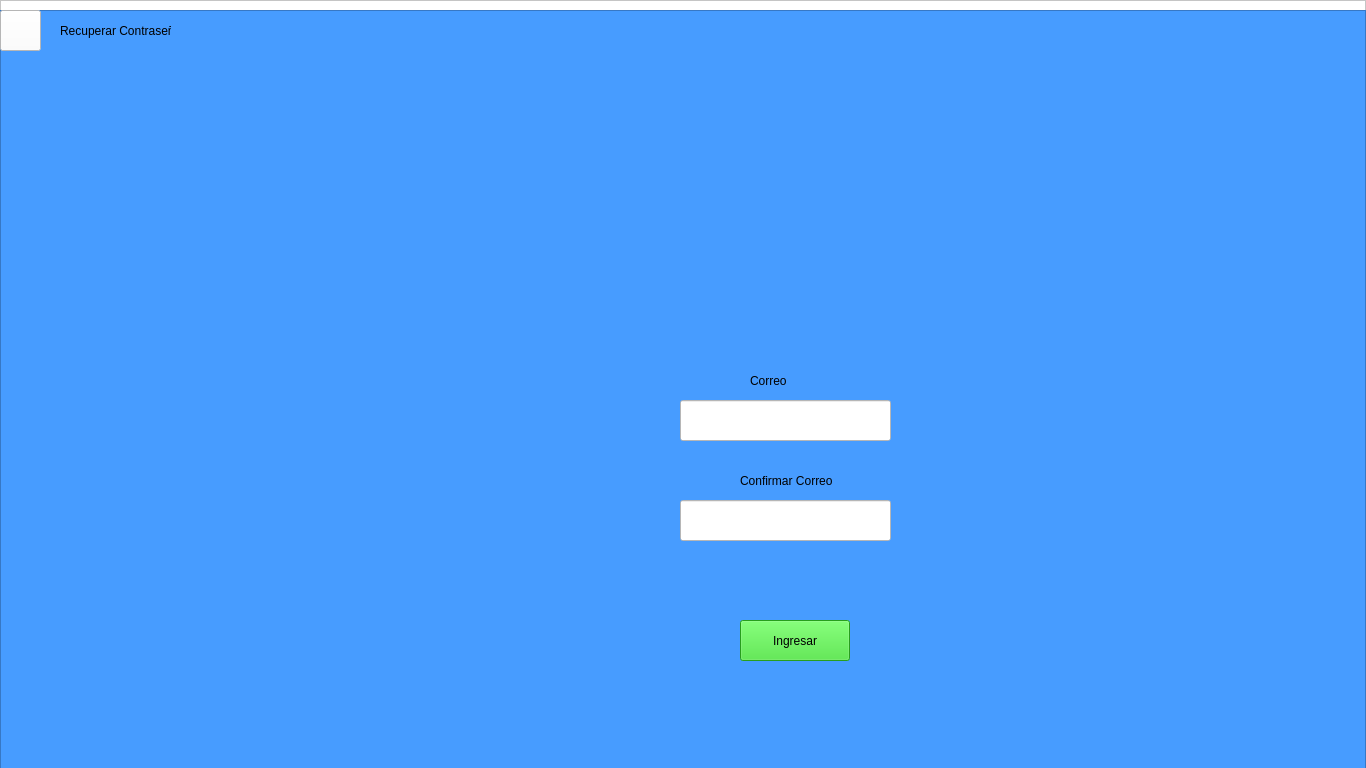
<?xml version="1.0" encoding="UTF-8"?>
<ui version="4.0">
 <class>MainWindow</class>
 <widget class="QMainWindow" name="MainWindow">
  <property name="geometry">
   <rect>
    <x>0</x>
    <y>0</y>
    <width>1366</width>
    <height>768</height>
   </rect>
  </property>
  <property name="windowTitle">
   <string>MainWindow</string>
  </property>
  <widget class="QWidget" name="centralwidget">
   <widget class="QFrame" name="frame">
    <property name="geometry">
     <rect>
      <x>0</x>
      <y>0</y>
      <width>1366</width>
      <height>768</height>
     </rect>
    </property>
    <property name="palette">
     <palette>
      <active>
       <colorrole role="WindowText">
        <brush brushstyle="SolidPattern">
         <color alpha="255">
          <red>0</red>
          <green>0</green>
          <blue>0</blue>
         </color>
        </brush>
       </colorrole>
       <colorrole role="Button">
        <brush brushstyle="SolidPattern">
         <color alpha="255">
          <red>255</red>
          <green>255</green>
          <blue>255</blue>
         </color>
        </brush>
       </colorrole>
       <colorrole role="Light">
        <brush brushstyle="SolidPattern">
         <color alpha="255">
          <red>255</red>
          <green>255</green>
          <blue>255</blue>
         </color>
        </brush>
       </colorrole>
       <colorrole role="Midlight">
        <brush brushstyle="SolidPattern">
         <color alpha="255">
          <red>255</red>
          <green>255</green>
          <blue>255</blue>
         </color>
        </brush>
       </colorrole>
       <colorrole role="Dark">
        <brush brushstyle="SolidPattern">
         <color alpha="255">
          <red>127</red>
          <green>127</green>
          <blue>127</blue>
         </color>
        </brush>
       </colorrole>
       <colorrole role="Mid">
        <brush brushstyle="SolidPattern">
         <color alpha="255">
          <red>170</red>
          <green>170</green>
          <blue>170</blue>
         </color>
        </brush>
       </colorrole>
       <colorrole role="Text">
        <brush brushstyle="SolidPattern">
         <color alpha="255">
          <red>0</red>
          <green>0</green>
          <blue>0</blue>
         </color>
        </brush>
       </colorrole>
       <colorrole role="BrightText">
        <brush brushstyle="SolidPattern">
         <color alpha="255">
          <red>255</red>
          <green>255</green>
          <blue>255</blue>
         </color>
        </brush>
       </colorrole>
       <colorrole role="ButtonText">
        <brush brushstyle="SolidPattern">
         <color alpha="255">
          <red>0</red>
          <green>0</green>
          <blue>0</blue>
         </color>
        </brush>
       </colorrole>
       <colorrole role="Base">
        <brush brushstyle="SolidPattern">
         <color alpha="255">
          <red>255</red>
          <green>255</green>
          <blue>255</blue>
         </color>
        </brush>
       </colorrole>
       <colorrole role="Window">
        <brush brushstyle="SolidPattern">
         <color alpha="255">
          <red>255</red>
          <green>255</green>
          <blue>255</blue>
         </color>
        </brush>
       </colorrole>
       <colorrole role="Shadow">
        <brush brushstyle="SolidPattern">
         <color alpha="255">
          <red>0</red>
          <green>0</green>
          <blue>0</blue>
         </color>
        </brush>
       </colorrole>
       <colorrole role="AlternateBase">
        <brush brushstyle="SolidPattern">
         <color alpha="255">
          <red>255</red>
          <green>255</green>
          <blue>255</blue>
         </color>
        </brush>
       </colorrole>
       <colorrole role="ToolTipBase">
        <brush brushstyle="SolidPattern">
         <color alpha="255">
          <red>255</red>
          <green>255</green>
          <blue>220</blue>
         </color>
        </brush>
       </colorrole>
       <colorrole role="ToolTipText">
        <brush brushstyle="SolidPattern">
         <color alpha="255">
          <red>0</red>
          <green>0</green>
          <blue>0</blue>
         </color>
        </brush>
       </colorrole>
       <colorrole role="PlaceholderText">
        <brush brushstyle="SolidPattern">
         <color alpha="128">
          <red>0</red>
          <green>0</green>
          <blue>0</blue>
         </color>
        </brush>
       </colorrole>
      </active>
      <inactive>
       <colorrole role="WindowText">
        <brush brushstyle="SolidPattern">
         <color alpha="255">
          <red>0</red>
          <green>0</green>
          <blue>0</blue>
         </color>
        </brush>
       </colorrole>
       <colorrole role="Button">
        <brush brushstyle="SolidPattern">
         <color alpha="255">
          <red>255</red>
          <green>255</green>
          <blue>255</blue>
         </color>
        </brush>
       </colorrole>
       <colorrole role="Light">
        <brush brushstyle="SolidPattern">
         <color alpha="255">
          <red>255</red>
          <green>255</green>
          <blue>255</blue>
         </color>
        </brush>
       </colorrole>
       <colorrole role="Midlight">
        <brush brushstyle="SolidPattern">
         <color alpha="255">
          <red>255</red>
          <green>255</green>
          <blue>255</blue>
         </color>
        </brush>
       </colorrole>
       <colorrole role="Dark">
        <brush brushstyle="SolidPattern">
         <color alpha="255">
          <red>127</red>
          <green>127</green>
          <blue>127</blue>
         </color>
        </brush>
       </colorrole>
       <colorrole role="Mid">
        <brush brushstyle="SolidPattern">
         <color alpha="255">
          <red>170</red>
          <green>170</green>
          <blue>170</blue>
         </color>
        </brush>
       </colorrole>
       <colorrole role="Text">
        <brush brushstyle="SolidPattern">
         <color alpha="255">
          <red>0</red>
          <green>0</green>
          <blue>0</blue>
         </color>
        </brush>
       </colorrole>
       <colorrole role="BrightText">
        <brush brushstyle="SolidPattern">
         <color alpha="255">
          <red>255</red>
          <green>255</green>
          <blue>255</blue>
         </color>
        </brush>
       </colorrole>
       <colorrole role="ButtonText">
        <brush brushstyle="SolidPattern">
         <color alpha="255">
          <red>0</red>
          <green>0</green>
          <blue>0</blue>
         </color>
        </brush>
       </colorrole>
       <colorrole role="Base">
        <brush brushstyle="SolidPattern">
         <color alpha="255">
          <red>255</red>
          <green>255</green>
          <blue>255</blue>
         </color>
        </brush>
       </colorrole>
       <colorrole role="Window">
        <brush brushstyle="SolidPattern">
         <color alpha="255">
          <red>255</red>
          <green>255</green>
          <blue>255</blue>
         </color>
        </brush>
       </colorrole>
       <colorrole role="Shadow">
        <brush brushstyle="SolidPattern">
         <color alpha="255">
          <red>0</red>
          <green>0</green>
          <blue>0</blue>
         </color>
        </brush>
       </colorrole>
       <colorrole role="AlternateBase">
        <brush brushstyle="SolidPattern">
         <color alpha="255">
          <red>255</red>
          <green>255</green>
          <blue>255</blue>
         </color>
        </brush>
       </colorrole>
       <colorrole role="ToolTipBase">
        <brush brushstyle="SolidPattern">
         <color alpha="255">
          <red>255</red>
          <green>255</green>
          <blue>220</blue>
         </color>
        </brush>
       </colorrole>
       <colorrole role="ToolTipText">
        <brush brushstyle="SolidPattern">
         <color alpha="255">
          <red>0</red>
          <green>0</green>
          <blue>0</blue>
         </color>
        </brush>
       </colorrole>
       <colorrole role="PlaceholderText">
        <brush brushstyle="SolidPattern">
         <color alpha="128">
          <red>0</red>
          <green>0</green>
          <blue>0</blue>
         </color>
        </brush>
       </colorrole>
      </inactive>
      <disabled>
       <colorrole role="WindowText">
        <brush brushstyle="SolidPattern">
         <color alpha="255">
          <red>127</red>
          <green>127</green>
          <blue>127</blue>
         </color>
        </brush>
       </colorrole>
       <colorrole role="Button">
        <brush brushstyle="SolidPattern">
         <color alpha="255">
          <red>255</red>
          <green>255</green>
          <blue>255</blue>
         </color>
        </brush>
       </colorrole>
       <colorrole role="Light">
        <brush brushstyle="SolidPattern">
         <color alpha="255">
          <red>255</red>
          <green>255</green>
          <blue>255</blue>
         </color>
        </brush>
       </colorrole>
       <colorrole role="Midlight">
        <brush brushstyle="SolidPattern">
         <color alpha="255">
          <red>255</red>
          <green>255</green>
          <blue>255</blue>
         </color>
        </brush>
       </colorrole>
       <colorrole role="Dark">
        <brush brushstyle="SolidPattern">
         <color alpha="255">
          <red>127</red>
          <green>127</green>
          <blue>127</blue>
         </color>
        </brush>
       </colorrole>
       <colorrole role="Mid">
        <brush brushstyle="SolidPattern">
         <color alpha="255">
          <red>170</red>
          <green>170</green>
          <blue>170</blue>
         </color>
        </brush>
       </colorrole>
       <colorrole role="Text">
        <brush brushstyle="SolidPattern">
         <color alpha="255">
          <red>127</red>
          <green>127</green>
          <blue>127</blue>
         </color>
        </brush>
       </colorrole>
       <colorrole role="BrightText">
        <brush brushstyle="SolidPattern">
         <color alpha="255">
          <red>255</red>
          <green>255</green>
          <blue>255</blue>
         </color>
        </brush>
       </colorrole>
       <colorrole role="ButtonText">
        <brush brushstyle="SolidPattern">
         <color alpha="255">
          <red>127</red>
          <green>127</green>
          <blue>127</blue>
         </color>
        </brush>
       </colorrole>
       <colorrole role="Base">
        <brush brushstyle="SolidPattern">
         <color alpha="255">
          <red>255</red>
          <green>255</green>
          <blue>255</blue>
         </color>
        </brush>
       </colorrole>
       <colorrole role="Window">
        <brush brushstyle="SolidPattern">
         <color alpha="255">
          <red>255</red>
          <green>255</green>
          <blue>255</blue>
         </color>
        </brush>
       </colorrole>
       <colorrole role="Shadow">
        <brush brushstyle="SolidPattern">
         <color alpha="255">
          <red>0</red>
          <green>0</green>
          <blue>0</blue>
         </color>
        </brush>
       </colorrole>
       <colorrole role="AlternateBase">
        <brush brushstyle="SolidPattern">
         <color alpha="255">
          <red>255</red>
          <green>255</green>
          <blue>255</blue>
         </color>
        </brush>
       </colorrole>
       <colorrole role="ToolTipBase">
        <brush brushstyle="SolidPattern">
         <color alpha="255">
          <red>255</red>
          <green>255</green>
          <blue>220</blue>
         </color>
        </brush>
       </colorrole>
       <colorrole role="ToolTipText">
        <brush brushstyle="SolidPattern">
         <color alpha="255">
          <red>0</red>
          <green>0</green>
          <blue>0</blue>
         </color>
        </brush>
       </colorrole>
       <colorrole role="PlaceholderText">
        <brush brushstyle="SolidPattern">
         <color alpha="128">
          <red>0</red>
          <green>0</green>
          <blue>0</blue>
         </color>
        </brush>
       </colorrole>
      </disabled>
     </palette>
    </property>
    <property name="autoFillBackground">
     <bool>true</bool>
    </property>
    <property name="frameShape">
     <enum>QFrame::StyledPanel</enum>
    </property>
    <property name="frameShadow">
     <enum>QFrame::Raised</enum>
    </property>
    <widget class="QTextEdit" name="textEdit">
     <property name="geometry">
      <rect>
       <x>0</x>
       <y>10</y>
       <width>1366</width>
       <height>768</height>
      </rect>
     </property>
     <property name="palette">
      <palette>
       <active>
        <colorrole role="WindowText">
         <brush brushstyle="SolidPattern">
          <color alpha="255">
           <red>0</red>
           <green>0</green>
           <blue>0</blue>
          </color>
         </brush>
        </colorrole>
        <colorrole role="Button">
         <brush brushstyle="SolidPattern">
          <color alpha="255">
           <red>71</red>
           <green>156</green>
           <blue>255</blue>
          </color>
         </brush>
        </colorrole>
        <colorrole role="Light">
         <brush brushstyle="SolidPattern">
          <color alpha="255">
           <red>199</red>
           <green>225</green>
           <blue>255</blue>
          </color>
         </brush>
        </colorrole>
        <colorrole role="Midlight">
         <brush brushstyle="SolidPattern">
          <color alpha="255">
           <red>135</red>
           <green>190</green>
           <blue>255</blue>
          </color>
         </brush>
        </colorrole>
        <colorrole role="Dark">
         <brush brushstyle="SolidPattern">
          <color alpha="255">
           <red>35</red>
           <green>78</green>
           <blue>127</blue>
          </color>
         </brush>
        </colorrole>
        <colorrole role="Mid">
         <brush brushstyle="SolidPattern">
          <color alpha="255">
           <red>47</red>
           <green>104</green>
           <blue>170</blue>
          </color>
         </brush>
        </colorrole>
        <colorrole role="Text">
         <brush brushstyle="SolidPattern">
          <color alpha="255">
           <red>0</red>
           <green>0</green>
           <blue>0</blue>
          </color>
         </brush>
        </colorrole>
        <colorrole role="BrightText">
         <brush brushstyle="SolidPattern">
          <color alpha="255">
           <red>255</red>
           <green>255</green>
           <blue>255</blue>
          </color>
         </brush>
        </colorrole>
        <colorrole role="ButtonText">
         <brush brushstyle="SolidPattern">
          <color alpha="255">
           <red>0</red>
           <green>0</green>
           <blue>0</blue>
          </color>
         </brush>
        </colorrole>
        <colorrole role="Base">
         <brush brushstyle="SolidPattern">
          <color alpha="255">
           <red>71</red>
           <green>156</green>
           <blue>255</blue>
          </color>
         </brush>
        </colorrole>
        <colorrole role="Window">
         <brush brushstyle="SolidPattern">
          <color alpha="255">
           <red>71</red>
           <green>156</green>
           <blue>255</blue>
          </color>
         </brush>
        </colorrole>
        <colorrole role="Shadow">
         <brush brushstyle="SolidPattern">
          <color alpha="255">
           <red>0</red>
           <green>0</green>
           <blue>0</blue>
          </color>
         </brush>
        </colorrole>
        <colorrole role="AlternateBase">
         <brush brushstyle="SolidPattern">
          <color alpha="255">
           <red>163</red>
           <green>205</green>
           <blue>255</blue>
          </color>
         </brush>
        </colorrole>
        <colorrole role="ToolTipBase">
         <brush brushstyle="SolidPattern">
          <color alpha="255">
           <red>255</red>
           <green>255</green>
           <blue>220</blue>
          </color>
         </brush>
        </colorrole>
        <colorrole role="ToolTipText">
         <brush brushstyle="SolidPattern">
          <color alpha="255">
           <red>0</red>
           <green>0</green>
           <blue>0</blue>
          </color>
         </brush>
        </colorrole>
        <colorrole role="PlaceholderText">
         <brush brushstyle="SolidPattern">
          <color alpha="128">
           <red>0</red>
           <green>0</green>
           <blue>0</blue>
          </color>
         </brush>
        </colorrole>
       </active>
       <inactive>
        <colorrole role="WindowText">
         <brush brushstyle="SolidPattern">
          <color alpha="255">
           <red>0</red>
           <green>0</green>
           <blue>0</blue>
          </color>
         </brush>
        </colorrole>
        <colorrole role="Button">
         <brush brushstyle="SolidPattern">
          <color alpha="255">
           <red>71</red>
           <green>156</green>
           <blue>255</blue>
          </color>
         </brush>
        </colorrole>
        <colorrole role="Light">
         <brush brushstyle="SolidPattern">
          <color alpha="255">
           <red>199</red>
           <green>225</green>
           <blue>255</blue>
          </color>
         </brush>
        </colorrole>
        <colorrole role="Midlight">
         <brush brushstyle="SolidPattern">
          <color alpha="255">
           <red>135</red>
           <green>190</green>
           <blue>255</blue>
          </color>
         </brush>
        </colorrole>
        <colorrole role="Dark">
         <brush brushstyle="SolidPattern">
          <color alpha="255">
           <red>35</red>
           <green>78</green>
           <blue>127</blue>
          </color>
         </brush>
        </colorrole>
        <colorrole role="Mid">
         <brush brushstyle="SolidPattern">
          <color alpha="255">
           <red>47</red>
           <green>104</green>
           <blue>170</blue>
          </color>
         </brush>
        </colorrole>
        <colorrole role="Text">
         <brush brushstyle="SolidPattern">
          <color alpha="255">
           <red>0</red>
           <green>0</green>
           <blue>0</blue>
          </color>
         </brush>
        </colorrole>
        <colorrole role="BrightText">
         <brush brushstyle="SolidPattern">
          <color alpha="255">
           <red>255</red>
           <green>255</green>
           <blue>255</blue>
          </color>
         </brush>
        </colorrole>
        <colorrole role="ButtonText">
         <brush brushstyle="SolidPattern">
          <color alpha="255">
           <red>0</red>
           <green>0</green>
           <blue>0</blue>
          </color>
         </brush>
        </colorrole>
        <colorrole role="Base">
         <brush brushstyle="SolidPattern">
          <color alpha="255">
           <red>71</red>
           <green>156</green>
           <blue>255</blue>
          </color>
         </brush>
        </colorrole>
        <colorrole role="Window">
         <brush brushstyle="SolidPattern">
          <color alpha="255">
           <red>71</red>
           <green>156</green>
           <blue>255</blue>
          </color>
         </brush>
        </colorrole>
        <colorrole role="Shadow">
         <brush brushstyle="SolidPattern">
          <color alpha="255">
           <red>0</red>
           <green>0</green>
           <blue>0</blue>
          </color>
         </brush>
        </colorrole>
        <colorrole role="AlternateBase">
         <brush brushstyle="SolidPattern">
          <color alpha="255">
           <red>163</red>
           <green>205</green>
           <blue>255</blue>
          </color>
         </brush>
        </colorrole>
        <colorrole role="ToolTipBase">
         <brush brushstyle="SolidPattern">
          <color alpha="255">
           <red>255</red>
           <green>255</green>
           <blue>220</blue>
          </color>
         </brush>
        </colorrole>
        <colorrole role="ToolTipText">
         <brush brushstyle="SolidPattern">
          <color alpha="255">
           <red>0</red>
           <green>0</green>
           <blue>0</blue>
          </color>
         </brush>
        </colorrole>
        <colorrole role="PlaceholderText">
         <brush brushstyle="SolidPattern">
          <color alpha="128">
           <red>0</red>
           <green>0</green>
           <blue>0</blue>
          </color>
         </brush>
        </colorrole>
       </inactive>
       <disabled>
        <colorrole role="WindowText">
         <brush brushstyle="SolidPattern">
          <color alpha="255">
           <red>35</red>
           <green>78</green>
           <blue>127</blue>
          </color>
         </brush>
        </colorrole>
        <colorrole role="Button">
         <brush brushstyle="SolidPattern">
          <color alpha="255">
           <red>71</red>
           <green>156</green>
           <blue>255</blue>
          </color>
         </brush>
        </colorrole>
        <colorrole role="Light">
         <brush brushstyle="SolidPattern">
          <color alpha="255">
           <red>199</red>
           <green>225</green>
           <blue>255</blue>
          </color>
         </brush>
        </colorrole>
        <colorrole role="Midlight">
         <brush brushstyle="SolidPattern">
          <color alpha="255">
           <red>135</red>
           <green>190</green>
           <blue>255</blue>
          </color>
         </brush>
        </colorrole>
        <colorrole role="Dark">
         <brush brushstyle="SolidPattern">
          <color alpha="255">
           <red>35</red>
           <green>78</green>
           <blue>127</blue>
          </color>
         </brush>
        </colorrole>
        <colorrole role="Mid">
         <brush brushstyle="SolidPattern">
          <color alpha="255">
           <red>47</red>
           <green>104</green>
           <blue>170</blue>
          </color>
         </brush>
        </colorrole>
        <colorrole role="Text">
         <brush brushstyle="SolidPattern">
          <color alpha="255">
           <red>35</red>
           <green>78</green>
           <blue>127</blue>
          </color>
         </brush>
        </colorrole>
        <colorrole role="BrightText">
         <brush brushstyle="SolidPattern">
          <color alpha="255">
           <red>255</red>
           <green>255</green>
           <blue>255</blue>
          </color>
         </brush>
        </colorrole>
        <colorrole role="ButtonText">
         <brush brushstyle="SolidPattern">
          <color alpha="255">
           <red>35</red>
           <green>78</green>
           <blue>127</blue>
          </color>
         </brush>
        </colorrole>
        <colorrole role="Base">
         <brush brushstyle="SolidPattern">
          <color alpha="255">
           <red>71</red>
           <green>156</green>
           <blue>255</blue>
          </color>
         </brush>
        </colorrole>
        <colorrole role="Window">
         <brush brushstyle="SolidPattern">
          <color alpha="255">
           <red>71</red>
           <green>156</green>
           <blue>255</blue>
          </color>
         </brush>
        </colorrole>
        <colorrole role="Shadow">
         <brush brushstyle="SolidPattern">
          <color alpha="255">
           <red>0</red>
           <green>0</green>
           <blue>0</blue>
          </color>
         </brush>
        </colorrole>
        <colorrole role="AlternateBase">
         <brush brushstyle="SolidPattern">
          <color alpha="255">
           <red>71</red>
           <green>156</green>
           <blue>255</blue>
          </color>
         </brush>
        </colorrole>
        <colorrole role="ToolTipBase">
         <brush brushstyle="SolidPattern">
          <color alpha="255">
           <red>255</red>
           <green>255</green>
           <blue>220</blue>
          </color>
         </brush>
        </colorrole>
        <colorrole role="ToolTipText">
         <brush brushstyle="SolidPattern">
          <color alpha="255">
           <red>0</red>
           <green>0</green>
           <blue>0</blue>
          </color>
         </brush>
        </colorrole>
        <colorrole role="PlaceholderText">
         <brush brushstyle="SolidPattern">
          <color alpha="128">
           <red>0</red>
           <green>0</green>
           <blue>0</blue>
          </color>
         </brush>
        </colorrole>
       </disabled>
      </palette>
     </property>
     <property name="styleSheet">
      <string notr="true">background-color: rgb(71, 156, 255); AZUL</string>
     </property>
    </widget>
    <widget class="QPushButton" name="ingresar">
     <property name="geometry">
      <rect>
       <x>740</x>
       <y>620</y>
       <width>110</width>
       <height>41</height>
      </rect>
     </property>
     <property name="palette">
      <palette>
       <active>
        <colorrole role="WindowText">
         <brush brushstyle="SolidPattern">
          <color alpha="255">
           <red>0</red>
           <green>0</green>
           <blue>0</blue>
          </color>
         </brush>
        </colorrole>
        <colorrole role="Button">
         <brush brushstyle="SolidPattern">
          <color alpha="255">
           <red>56</red>
           <green>221</green>
           <blue>41</blue>
          </color>
         </brush>
        </colorrole>
        <colorrole role="Light">
         <brush brushstyle="SolidPattern">
          <color alpha="255">
           <red>199</red>
           <green>225</green>
           <blue>255</blue>
          </color>
         </brush>
        </colorrole>
        <colorrole role="Midlight">
         <brush brushstyle="SolidPattern">
          <color alpha="255">
           <red>135</red>
           <green>190</green>
           <blue>255</blue>
          </color>
         </brush>
        </colorrole>
        <colorrole role="Dark">
         <brush brushstyle="SolidPattern">
          <color alpha="255">
           <red>35</red>
           <green>78</green>
           <blue>127</blue>
          </color>
         </brush>
        </colorrole>
        <colorrole role="Mid">
         <brush brushstyle="SolidPattern">
          <color alpha="255">
           <red>47</red>
           <green>104</green>
           <blue>170</blue>
          </color>
         </brush>
        </colorrole>
        <colorrole role="Text">
         <brush brushstyle="SolidPattern">
          <color alpha="255">
           <red>0</red>
           <green>0</green>
           <blue>0</blue>
          </color>
         </brush>
        </colorrole>
        <colorrole role="BrightText">
         <brush brushstyle="SolidPattern">
          <color alpha="255">
           <red>255</red>
           <green>255</green>
           <blue>255</blue>
          </color>
         </brush>
        </colorrole>
        <colorrole role="ButtonText">
         <brush brushstyle="SolidPattern">
          <color alpha="255">
           <red>0</red>
           <green>0</green>
           <blue>0</blue>
          </color>
         </brush>
        </colorrole>
        <colorrole role="Base">
         <brush brushstyle="SolidPattern">
          <color alpha="255">
           <red>56</red>
           <green>221</green>
           <blue>41</blue>
          </color>
         </brush>
        </colorrole>
        <colorrole role="Window">
         <brush brushstyle="SolidPattern">
          <color alpha="255">
           <red>56</red>
           <green>221</green>
           <blue>41</blue>
          </color>
         </brush>
        </colorrole>
        <colorrole role="Shadow">
         <brush brushstyle="SolidPattern">
          <color alpha="255">
           <red>0</red>
           <green>0</green>
           <blue>0</blue>
          </color>
         </brush>
        </colorrole>
        <colorrole role="AlternateBase">
         <brush brushstyle="SolidPattern">
          <color alpha="255">
           <red>163</red>
           <green>205</green>
           <blue>255</blue>
          </color>
         </brush>
        </colorrole>
        <colorrole role="ToolTipBase">
         <brush brushstyle="SolidPattern">
          <color alpha="255">
           <red>255</red>
           <green>255</green>
           <blue>220</blue>
          </color>
         </brush>
        </colorrole>
        <colorrole role="ToolTipText">
         <brush brushstyle="SolidPattern">
          <color alpha="255">
           <red>0</red>
           <green>0</green>
           <blue>0</blue>
          </color>
         </brush>
        </colorrole>
        <colorrole role="PlaceholderText">
         <brush brushstyle="SolidPattern">
          <color alpha="128">
           <red>0</red>
           <green>0</green>
           <blue>0</blue>
          </color>
         </brush>
        </colorrole>
       </active>
       <inactive>
        <colorrole role="WindowText">
         <brush brushstyle="SolidPattern">
          <color alpha="255">
           <red>0</red>
           <green>0</green>
           <blue>0</blue>
          </color>
         </brush>
        </colorrole>
        <colorrole role="Button">
         <brush brushstyle="SolidPattern">
          <color alpha="255">
           <red>56</red>
           <green>221</green>
           <blue>41</blue>
          </color>
         </brush>
        </colorrole>
        <colorrole role="Light">
         <brush brushstyle="SolidPattern">
          <color alpha="255">
           <red>199</red>
           <green>225</green>
           <blue>255</blue>
          </color>
         </brush>
        </colorrole>
        <colorrole role="Midlight">
         <brush brushstyle="SolidPattern">
          <color alpha="255">
           <red>135</red>
           <green>190</green>
           <blue>255</blue>
          </color>
         </brush>
        </colorrole>
        <colorrole role="Dark">
         <brush brushstyle="SolidPattern">
          <color alpha="255">
           <red>35</red>
           <green>78</green>
           <blue>127</blue>
          </color>
         </brush>
        </colorrole>
        <colorrole role="Mid">
         <brush brushstyle="SolidPattern">
          <color alpha="255">
           <red>47</red>
           <green>104</green>
           <blue>170</blue>
          </color>
         </brush>
        </colorrole>
        <colorrole role="Text">
         <brush brushstyle="SolidPattern">
          <color alpha="255">
           <red>0</red>
           <green>0</green>
           <blue>0</blue>
          </color>
         </brush>
        </colorrole>
        <colorrole role="BrightText">
         <brush brushstyle="SolidPattern">
          <color alpha="255">
           <red>255</red>
           <green>255</green>
           <blue>255</blue>
          </color>
         </brush>
        </colorrole>
        <colorrole role="ButtonText">
         <brush brushstyle="SolidPattern">
          <color alpha="255">
           <red>0</red>
           <green>0</green>
           <blue>0</blue>
          </color>
         </brush>
        </colorrole>
        <colorrole role="Base">
         <brush brushstyle="SolidPattern">
          <color alpha="255">
           <red>56</red>
           <green>221</green>
           <blue>41</blue>
          </color>
         </brush>
        </colorrole>
        <colorrole role="Window">
         <brush brushstyle="SolidPattern">
          <color alpha="255">
           <red>56</red>
           <green>221</green>
           <blue>41</blue>
          </color>
         </brush>
        </colorrole>
        <colorrole role="Shadow">
         <brush brushstyle="SolidPattern">
          <color alpha="255">
           <red>0</red>
           <green>0</green>
           <blue>0</blue>
          </color>
         </brush>
        </colorrole>
        <colorrole role="AlternateBase">
         <brush brushstyle="SolidPattern">
          <color alpha="255">
           <red>163</red>
           <green>205</green>
           <blue>255</blue>
          </color>
         </brush>
        </colorrole>
        <colorrole role="ToolTipBase">
         <brush brushstyle="SolidPattern">
          <color alpha="255">
           <red>255</red>
           <green>255</green>
           <blue>220</blue>
          </color>
         </brush>
        </colorrole>
        <colorrole role="ToolTipText">
         <brush brushstyle="SolidPattern">
          <color alpha="255">
           <red>0</red>
           <green>0</green>
           <blue>0</blue>
          </color>
         </brush>
        </colorrole>
        <colorrole role="PlaceholderText">
         <brush brushstyle="SolidPattern">
          <color alpha="128">
           <red>0</red>
           <green>0</green>
           <blue>0</blue>
          </color>
         </brush>
        </colorrole>
       </inactive>
       <disabled>
        <colorrole role="WindowText">
         <brush brushstyle="SolidPattern">
          <color alpha="255">
           <red>35</red>
           <green>78</green>
           <blue>127</blue>
          </color>
         </brush>
        </colorrole>
        <colorrole role="Button">
         <brush brushstyle="SolidPattern">
          <color alpha="255">
           <red>56</red>
           <green>221</green>
           <blue>41</blue>
          </color>
         </brush>
        </colorrole>
        <colorrole role="Light">
         <brush brushstyle="SolidPattern">
          <color alpha="255">
           <red>199</red>
           <green>225</green>
           <blue>255</blue>
          </color>
         </brush>
        </colorrole>
        <colorrole role="Midlight">
         <brush brushstyle="SolidPattern">
          <color alpha="255">
           <red>135</red>
           <green>190</green>
           <blue>255</blue>
          </color>
         </brush>
        </colorrole>
        <colorrole role="Dark">
         <brush brushstyle="SolidPattern">
          <color alpha="255">
           <red>35</red>
           <green>78</green>
           <blue>127</blue>
          </color>
         </brush>
        </colorrole>
        <colorrole role="Mid">
         <brush brushstyle="SolidPattern">
          <color alpha="255">
           <red>47</red>
           <green>104</green>
           <blue>170</blue>
          </color>
         </brush>
        </colorrole>
        <colorrole role="Text">
         <brush brushstyle="SolidPattern">
          <color alpha="255">
           <red>35</red>
           <green>78</green>
           <blue>127</blue>
          </color>
         </brush>
        </colorrole>
        <colorrole role="BrightText">
         <brush brushstyle="SolidPattern">
          <color alpha="255">
           <red>255</red>
           <green>255</green>
           <blue>255</blue>
          </color>
         </brush>
        </colorrole>
        <colorrole role="ButtonText">
         <brush brushstyle="SolidPattern">
          <color alpha="255">
           <red>35</red>
           <green>78</green>
           <blue>127</blue>
          </color>
         </brush>
        </colorrole>
        <colorrole role="Base">
         <brush brushstyle="SolidPattern">
          <color alpha="255">
           <red>56</red>
           <green>221</green>
           <blue>41</blue>
          </color>
         </brush>
        </colorrole>
        <colorrole role="Window">
         <brush brushstyle="SolidPattern">
          <color alpha="255">
           <red>56</red>
           <green>221</green>
           <blue>41</blue>
          </color>
         </brush>
        </colorrole>
        <colorrole role="Shadow">
         <brush brushstyle="SolidPattern">
          <color alpha="255">
           <red>0</red>
           <green>0</green>
           <blue>0</blue>
          </color>
         </brush>
        </colorrole>
        <colorrole role="AlternateBase">
         <brush brushstyle="SolidPattern">
          <color alpha="255">
           <red>71</red>
           <green>156</green>
           <blue>255</blue>
          </color>
         </brush>
        </colorrole>
        <colorrole role="ToolTipBase">
         <brush brushstyle="SolidPattern">
          <color alpha="255">
           <red>255</red>
           <green>255</green>
           <blue>220</blue>
          </color>
         </brush>
        </colorrole>
        <colorrole role="ToolTipText">
         <brush brushstyle="SolidPattern">
          <color alpha="255">
           <red>0</red>
           <green>0</green>
           <blue>0</blue>
          </color>
         </brush>
        </colorrole>
        <colorrole role="PlaceholderText">
         <brush brushstyle="SolidPattern">
          <color alpha="128">
           <red>0</red>
           <green>0</green>
           <blue>0</blue>
          </color>
         </brush>
        </colorrole>
       </disabled>
      </palette>
     </property>
     <property name="autoFillBackground">
      <bool>false</bool>
     </property>
     <property name="styleSheet">
      <string notr="true">background-color:rgb(56, 221, 41);</string>
     </property>
     <property name="text">
      <string>Ingresar</string>
     </property>
    </widget>
    <widget class="QPushButton" name="ajustes">
     <property name="geometry">
      <rect>
       <x>0</x>
       <y>10</y>
       <width>41</width>
       <height>41</height>
      </rect>
     </property>
     <property name="text">
      <string/>
     </property>
     <property name="icon">
      <iconset>
       <normaloff>../../Desktop/Imagenes proyecto/Ajuste.png</normaloff>../../Desktop/Imagenes proyecto/Ajuste.png</iconset>
     </property>
     <property name="iconSize">
      <size>
       <width>20</width>
       <height>16</height>
      </size>
     </property>
     <property name="checkable">
      <bool>false</bool>
     </property>
    </widget>
    <widget class="QLineEdit" name="lineEdit">
     <property name="geometry">
      <rect>
       <x>680</x>
       <y>400</y>
       <width>211</width>
       <height>41</height>
      </rect>
     </property>
    </widget>
    <widget class="QLabel" name="correo">
     <property name="geometry">
      <rect>
       <x>750</x>
       <y>360</y>
       <width>121</width>
       <height>41</height>
      </rect>
     </property>
     <property name="text">
      <string>Correo</string>
     </property>
    </widget>
    <widget class="QLabel" name="contrasena">
     <property name="geometry">
      <rect>
       <x>740</x>
       <y>460</y>
       <width>111</width>
       <height>41</height>
      </rect>
     </property>
     <property name="text">
      <string>Confirmar Correo</string>
     </property>
    </widget>
    <widget class="QLineEdit" name="lineEdit_2">
     <property name="geometry">
      <rect>
       <x>680</x>
       <y>500</y>
       <width>211</width>
       <height>41</height>
      </rect>
     </property>
    </widget>
    <widget class="QLabel" name="label">
     <property name="geometry">
      <rect>
       <x>620</x>
       <y>40</y>
       <width>341</width>
       <height>281</height>
      </rect>
     </property>
     <property name="text">
      <string/>
     </property>
     <property name="pixmap">
      <pixmap>../../Pictures/Screenshots/Captura de pantalla 2024-05-22 102154.png</pixmap>
     </property>
     <property name="scaledContents">
      <bool>true</bool>
     </property>
    </widget>
    <widget class="QLabel" name="label_2">
     <property name="geometry">
      <rect>
       <x>60</x>
       <y>10</y>
       <width>111</width>
       <height>41</height>
      </rect>
     </property>
     <property name="text">
      <string>Recuperar Contraseña</string>
     </property>
    </widget>
   </widget>
  </widget>
 </widget>
 <resources/>
 <connections/>
</ui>
